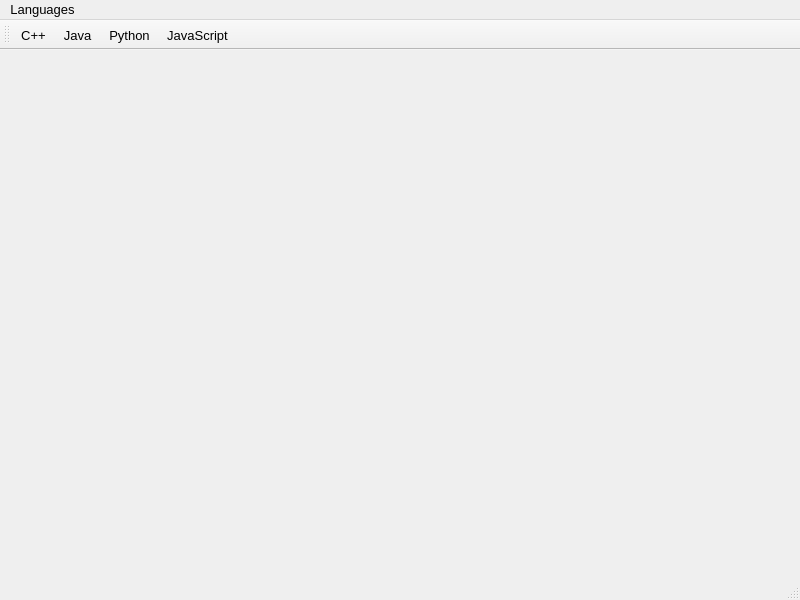
<?xml version="1.0" encoding="UTF-8"?>
<ui version="4.0">
 <class>MainWindow</class>
 <widget class="QMainWindow" name="MainWindow">
  <property name="geometry">
   <rect>
    <x>0</x>
    <y>0</y>
    <width>800</width>
    <height>600</height>
   </rect>
  </property>
  <property name="windowTitle">
   <string>MainWindow</string>
  </property>
  <widget class="QWidget" name="centralwidget"/>
  <widget class="QMenuBar" name="menubar">
   <property name="geometry">
    <rect>
     <x>0</x>
     <y>0</y>
     <width>800</width>
     <height>28</height>
    </rect>
   </property>
   <property name="sizePolicy">
    <sizepolicy hsizetype="Maximum" vsizetype="Maximum">
     <horstretch>0</horstretch>
     <verstretch>0</verstretch>
    </sizepolicy>
   </property>
   <property name="font">
    <font>
     <pointsize>10</pointsize>
    </font>
   </property>
   <property name="defaultUp">
    <bool>false</bool>
   </property>
   <property name="nativeMenuBar">
    <bool>false</bool>
   </property>
   <widget class="QMenu" name="menuLanguages">
    <property name="title">
     <string>Languages</string>
    </property>
    <addaction name="actionC"/>
    <addaction name="actionJava"/>
    <addaction name="actionPython"/>
    <addaction name="actionJavaScript"/>
    <addaction name="separator"/>
    <addaction name="separator"/>
   </widget>
   <addaction name="menuLanguages"/>
  </widget>
  <widget class="QStatusBar" name="statusbar"/>
  <widget class="QToolBar" name="toolBar">
   <property name="font">
    <font>
     <pointsize>10</pointsize>
    </font>
   </property>
   <property name="windowTitle">
    <string>toolBar</string>
   </property>
   <attribute name="toolBarArea">
    <enum>TopToolBarArea</enum>
   </attribute>
   <attribute name="toolBarBreak">
    <bool>false</bool>
   </attribute>
   <addaction name="actionC"/>
   <addaction name="actionJava"/>
   <addaction name="actionPython"/>
   <addaction name="actionJavaScript"/>
  </widget>
  <action name="actionC">
   <property name="icon">
    <iconset resource="Resources.qrc">
     <normaloff>:/Resources/Image/c-.png</normaloff>:/Resources/Image/c-.png</iconset>
   </property>
   <property name="text">
    <string>C++</string>
   </property>
  </action>
  <action name="actionJava">
   <property name="icon">
    <iconset resource="Resources.qrc">
     <normaloff>:/Resources/Image/java.png</normaloff>:/Resources/Image/java.png</iconset>
   </property>
   <property name="text">
    <string>Java</string>
   </property>
  </action>
  <action name="actionPython">
   <property name="icon">
    <iconset resource="Resources.qrc">
     <normaloff>:/Resources/Image/python.png</normaloff>:/Resources/Image/python.png</iconset>
   </property>
   <property name="text">
    <string>Python</string>
   </property>
  </action>
  <action name="actionJavaScript">
   <property name="icon">
    <iconset resource="Resources.qrc">
     <normaloff>:/Resources/Image/js.png</normaloff>:/Resources/Image/js.png</iconset>
   </property>
   <property name="text">
    <string>JavaScript</string>
   </property>
  </action>
 </widget>
 <resources>
  <include location="Resources.qrc"/>
 </resources>
 <connections/>
</ui>
